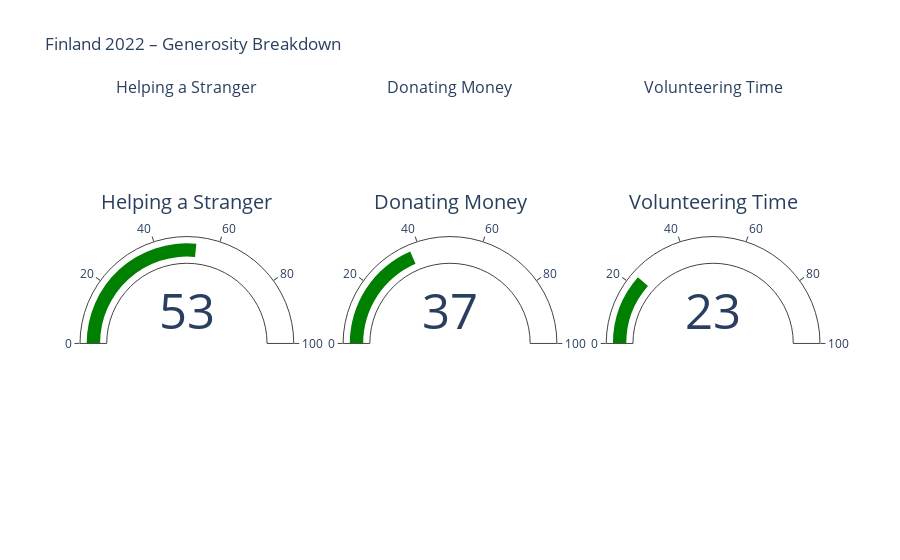

Notebook code for this chart:
### Markdown cell above
We can use Plotly for even more customization — for example, we added delta={'reference': 50} to the Indicator. This is a threshold marker. (shown in blue below the actual value) that displays the 2% above the target value.

Super cool!

#### Example 3: Comparing Metrics with Multiple Gauges
Our final example shows how to use multiple gauges together.

Gauge charts usually display one value, but you can arrange several gauges in a row to compare related values. In the generosity dataset, each country has three distinct metrics (helping strangers, donating money, volunteering time).

Let’s create a set of gauge charts that show how each of these components differ. For our example, let’s look at Finland in 2022:

### Code cell
import pandas as pd
import plotly.graph_objects as go
from plotly.subplots import make_subplots

df = pd.read_csv("all_generosity_data.csv")

# Get Liberia's 2018 metrics
finland_data = df[(df["Country"] == "Finland") & (df["Year"] == 2022)].iloc[0]
help_val = float(finland_data["Helping a stranger Score"].strip('%'))
donate_val = float(finland_data["Donating money Score"].strip('%'))
vol_val = float(finland_data["Volunteering time Score"].strip('%'))

# Set up a 1x3 subplot grid for three gauges
fig = make_subplots(
    rows=1, cols=3, specs=[[{'type': 'domain'}]*3],
    subplot_titles=["Helping a Stranger", "Donating Money", "Volunteering Time"]
)

# Add a gauge for each metric
fig.add_trace(go.Indicator(
    mode="gauge+number",
    value=help_val,
    gauge={'axis': {'range': [0, 100]}},
    title={'text': "Helping a Stranger"}
), row=1, col=1)

fig.add_trace(go.Indicator(
    mode="gauge+number",
    value=donate_val,
    gauge={'axis': {'range': [0, 100]}},
    title={'text': "Donating Money"}
), row=1, col=2)

fig.add_trace(go.Indicator(
    mode="gauge+number",
    value=vol_val,
    gauge={'axis': {'range': [0, 100]}},
    title={'text': "Volunteering Time"}
), row=1, col=3)

fig.update_layout(title_text="Finland 2022 – Generosity Breakdown")
fig.show()

### Figure 1 — Plotly figure (JSON) as saved in the notebook; plotly's stock layout.template omitted (floating-point values rounded to 4 significant figures)
{"data": [{"domain": {"x": [0, 0.2889], "y": [0, 1]}, "gauge": {"axis": {"range": [0, 100]}}, "mode": "gauge+number", "title": {"text": "Helping a Stranger"}, "type": "indicator", "value": 53}, {"domain": {"x": [0.3556, 0.6444], "y": [0, 1]}, "gauge": {"axis": {"range": [0, 100]}}, "mode": "gauge+number", "title": {"text": "Donating Money"}, "type": "indicator", "value": 37}, {"domain": {"x": [0.7111, 1], "y": [0, 1]}, "gauge": {"axis": {"range": [0, 100]}}, "mode": "gauge+number", "title": {"text": "Volunteering Time"}, "type": "indicator", "value": 23}], "layout": {"annotations": [{"font": {"size": 16}, "showarrow": false, "text": "Helping a Stranger", "x": 0.1444, "xanchor": "center", "xref": "paper", "y": 1, "yanchor": "bottom", "yref": "paper"}, {"font": {"size": 16}, "showarrow": false, "text": "Donating Money", "x": 0.5, "xanchor": "center", "xref": "paper", "y": 1, "yanchor": "bottom", "yref": "paper"}, {"font": {"size": 16}, "showarrow": false, "text": "Volunteering Time", "x": 0.8556, "xanchor": "center", "xref": "paper", "y": 1, "yanchor": "bottom", "yref": "paper"}], "title": {"text": "Finland 2022 – Generosity Breakdown"}}}
